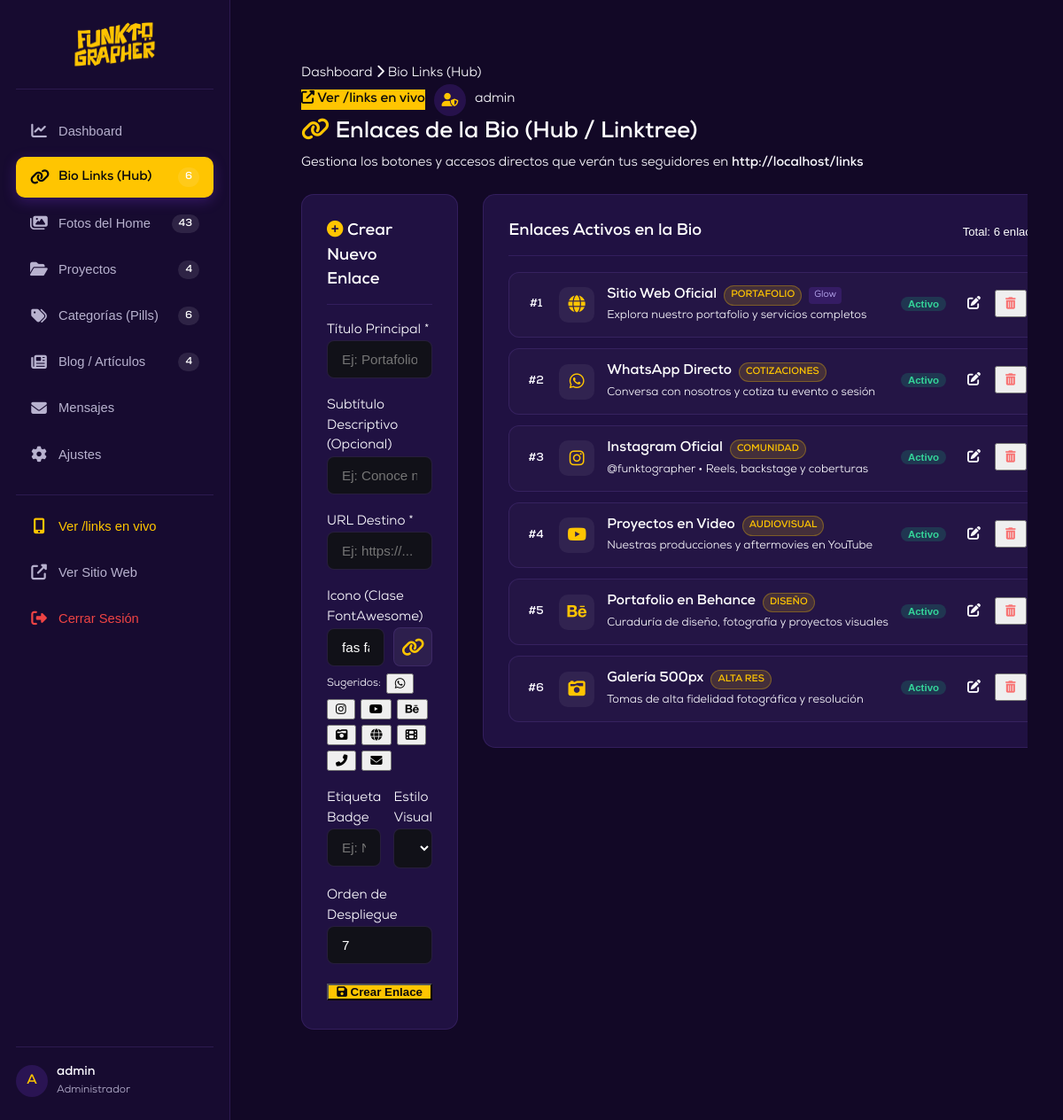
The page /admin/bio-links.php (signed in) on the database its author committed.
### tables this page shows
CREATE TABLE `bio_links` (
  `id` int NOT NULL AUTO_INCREMENT,
  `title` varchar(150) NOT NULL,
  `subtitle` varchar(255) DEFAULT NULL,
  `url` varchar(255) NOT NULL,
  `icon` varchar(50) DEFAULT 'fas fa-link',
  `badge` varchar(50) DEFAULT NULL,
  `style_type` enum('primary','gradient','outline','glow') DEFAULT 'primary',
  `display_order` int NOT NULL DEFAULT '0',
  `is_active` tinyint(1) NOT NULL DEFAULT '1',
  `created_at` datetime DEFAULT CURRENT_TIMESTAMP,
  PRIMARY KEY (`id`)
);

### admin/bio-links.php (the view, shortened to what this page needs)
<?php
require_once __DIR__ . '/header.php';
$stmt = $pdo->query("SELECT * FROM bio_links ORDER BY display_order ASC, id ASC");
$links = $stmt->fetchAll();
$editLink = null;
?>
<main class="adm-main">
  <div class="adm-topbar">
    <div class="adm-breadcrumbs">
      <a href="<?= BASE_URL ?>/admin/index">Dashboard</a>
      <i class="fas fa-chevron-right"></i>
      <span>Bio Links (Hub)</span>
    </div>
    <div class="adm-user-info">
      <a href="<?= BASE_URL ?>/links" target="_blank" class="btn btn-primary btn-sm" style="background: var(--adm-primary); color: #09090c; font-weight: 700;">
        <i class="fas fa-external-link-alt"></i> Ver /links en vivo
      </a>
      <div class="adm-avatar">
        <i class="fas fa-user-shield"></i>
      </div>
      <span><?= htmlspecialchars($_SESSION['admin_username'] ?? 'Admin') ?></span>
    </div>
  </div>
  <div class="adm-content">
    <div style="display: flex; justify-content: space-between; align-items: center; margin-bottom: 24px; flex-wrap: wrap; gap: 14px;">
      <div>
        <h1 style="font-size: 1.6rem; color: #fff; margin-bottom: 4px;">
          <i class="fas fa-link" style="color: var(--adm-primary);"></i> Enlaces de la Bio (Hub / Linktree)
        </h1>
        <p style="color: var(--adm-text-muted); font-size: 0.92rem;">
          Gestiona los botones y accesos directos que verán tus seguidores en <strong><?= BASE_URL ?>/links</strong>
        </p>
      </div>
    </div>
    <div style="display: grid; grid-template-columns: 1fr 1.8fr; gap: 28px; align-items: flex-start;">
      <div class="adm-card">
        <h3 style="font-size: 1.15rem; color: #fff; margin-bottom: 18px; padding-bottom: 12px; border-bottom: 1px solid var(--adm-border);">
          <i class="fas <?= $editLink ? 'fa-pen' : 'fa-plus-circle' ?>" style="color: var(--adm-primary);"></i>
          <?= $editLink ? 'Editar Enlace #' . $editLink['id'] : 'Crear Nuevo Enlace' ?>
        </h3>
        <form method="POST" action="<?= BASE_URL ?>/admin/bio-links">
          <div class="adm-form-group">
            <label class="adm-label">Título Principal *</label>
            <input type="text" name="title" class="adm-input" required
                   placeholder="Ej: Portafolio Audiovisual"
                   value="<?= htmlspecialchars($editLink['title'] ?? '') ?>">
          </div>
          <div class="adm-form-group">
            <label class="adm-label">Subtítulo Descriptivo (Opcional)</label>
            <input type="text" name="subtitle" class="adm-input"
                   placeholder="Ej: Conoce nuestras coberturas más recientes"
                   value="<?= htmlspecialchars($editLink['subtitle'] ?? '') ?>">
          </div>
          <div class="adm-form-group">
            <label class="adm-label">URL Destino *</label>
            <input type="text" name="url" class="adm-input" required
                   placeholder="Ej: https://... o /proyectos"
                   value="<?= htmlspecialchars($editLink['url'] ?? '') ?>">
          </div>
          <div class="adm-form-group">
            <label class="adm-label">Icono (Clase FontAwesome)</label>
            <div style="display: flex; gap: 10px; align-items: center;">
              <input type="text" name="icon" id="iconInput" class="adm-input"
                     placeholder="Ej: fab fa-whatsapp"
                     value="<?= htmlspecialchars($editLink['icon'] ?? 'fas fa-link') ?>">
              <div id="iconPreview" style="width: 44px; height: 44px; background: rgba(255,255,255,0.06); border: 1px solid var(--adm-border); border-radius: 8px; display: flex; align-items: center; justify-content: center; font-size: 1.3rem; color: var(--adm-primary); flex-shrink: 0;">
                <i class="<?= htmlspecialchars($editLink['icon'] ?? 'fas fa-link') ?>"></i>
              </div>
            </div>
            <div style="margin-top: 8px; display: flex; gap: 6px; flex-wrap: wrap;">
              <span style="font-size: 0.75rem; color: var(--adm-text-muted); align-self: center;">Sugeridos:</span>
              <button type="button" class="btn btn-outline btn-sm icon-pick-btn" data-icon="fab fa-whatsapp" style="padding: 2px 8px;"><i class="fab fa-whatsapp"></i></button>
              <button type="button" class="btn btn-outline btn-sm icon-pick-btn" data-icon="fab fa-instagram" style="padding: 2px 8px;"><i class="fab fa-instagram"></i></button>
              <button type="button" class="btn btn-outline btn-sm icon-pick-btn" data-icon="fab fa-youtube" style="padding: 2px 8px;"><i class="fab fa-youtube"></i></button>
              <button type="button" class="btn btn-outline btn-sm icon-pick-btn" data-icon="fab fa-behance" style="padding: 2px 8px;"><i class="fab fa-behance"></i></button>
              <button type="button" class="btn btn-outline btn-sm icon-pick-btn" data-icon="fas fa-camera-retro" style="padding: 2px 8px;"><i class="fas fa-camera-retro"></i></button>
              <button type="button" class="btn btn-outline btn-sm icon-pick-btn" data-icon="fas fa-globe" style="padding: 2px 8px;"><i class="fas fa-globe"></i></button>
              <button type="button" class="btn btn-outline btn-sm icon-pick-btn" data-icon="fas fa-film" style="padding: 2px 8px;"><i class="fas fa-film"></i></button>
              <button type="button" class="btn btn-outline btn-sm icon-pick-btn" data-icon="fas fa-phone-alt" style="padding: 2px 8px;"><i class="fas fa-phone-alt"></i></button>
              <button type="button" class="btn btn-outline btn-sm icon-pick-btn" data-icon="fas fa-envelope" style="padding: 2px 8px;"><i class="fas fa-envelope"></i></button>
            </div>
          </div>
          <div style="display: grid; grid-template-columns: 1fr 1fr; gap: 14px;">
            <div class="adm-form-group">
              <label class="adm-label">Etiqueta Badge</label>
              <input type="text" name="badge" class="adm-input"
                     placeholder="Ej: Nuevo, Cotizar..."
                     value="<?= htmlspecialchars($editLink['badge'] ?? '') ?>">
            </div>
            <div class="adm-form-group">
              <label class="adm-label">Estilo Visual</label>
              <select name="style_type" class="adm-input">
                <option value="primary" <?= ($editLink['style_type'] ?? '') === 'primary' ? 'selected' : '' ?>>Dorado Primario</option>
              </select>
            </div>
          </div>
          <div class="adm-form-group">
            <label class="adm-label">Orden de Despliegue</label>
            <input type="number" name="display_order" class="adm-input"
                   value="<?= intval($editLink['display_order'] ?? count($links) + 1) ?>">
          </div>
          <div style="margin-top: 22px;">
            <button type="submit" class="btn btn-primary" style="width: 100%; justify-content: center; background: var(--adm-primary); color: #09090c; font-weight: 700;">
              <i class="fas fa-save"></i> <?= $editLink ? 'Guardar Cambios' : 'Crear Enlace' ?>
            </button>
          </div>
        </form>
      </div>
      <div class="adm-card">
        <h3 style="font-size: 1.15rem; color: #fff; margin-bottom: 18px; padding-bottom: 12px; border-bottom: 1px solid var(--adm-border); display: flex; justify-content: space-between; align-items: center;">
          <span>Enlaces Activos en la Bio</span>
          <span style="font-size: 0.82rem; color: var(--adm-text-muted); font-weight: 500;">
            Total: <?= count($links) ?> enlaces
          </span>
        </h3>
        <?php if (empty($links)): ?>
          <p style="color: var(--adm-text-muted); text-align: center; padding: 40px 0;">
            No hay enlaces registrados actualmente.
          </p>
        <?php else: ?>
          <div style="display: flex; flex-direction: column; gap: 12px;">
            <?php foreach ($links as $l): ?>
              <div style="display: flex; align-items: center; gap: 14px; padding: 14px 18px; background: rgba(255,255,255,0.02); border: 1px solid var(--adm-border); border-radius: 12px; transition: all 0.2s ease;">
                <div style="font-size: 0.8rem; font-weight: 700; color: var(--adm-text-muted); width: 24px; text-align: center;">
                  #<?= $l['display_order'] ?>
                </div>
                <div style="width: 40px; height: 40px; border-radius: 10px; background: rgba(255,255,255,0.06); display: flex; align-items: center; justify-content: center; font-size: 1.2rem; color: var(--adm-primary); flex-shrink: 0;">
                  <i class="<?= htmlspecialchars($l['icon'] ?: 'fas fa-link') ?>"></i>
                </div>
                <div style="flex-grow: 1; min-width: 0;">
                  <div style="display: flex; align-items: center; gap: 8px; margin-bottom: 2px;">
                    <strong style="color: #fff; font-size: 0.98rem;"><?= htmlspecialchars($l['title']) ?></strong>
                    <?php if (!empty($l['badge'])): ?>
                      <span style="font-size: 0.68rem; font-weight: 700; text-transform: uppercase; background: rgba(255, 197, 1, 0.15); color: var(--adm-primary); padding: 2px 7px; border-radius: 100px; border: 1px solid rgba(255, 197, 1, 0.3);">
                        <?= htmlspecialchars($l['badge']) ?>
                      </span>
                    <?php endif; ?>
                    <?php if ($l['style_type'] === 'glow'): ?>
                      <span style="font-size: 0.65rem; background: rgba(121, 56, 226, 0.2); color: #c4b5fd; padding: 2px 6px; border-radius: 4px;">Glow</span>
                    <?php endif; ?>
                  </div>
                  <div style="font-size: 0.8rem; color: var(--adm-text-muted); white-space: nowrap; overflow: hidden; text-overflow: ellipsis;">
                    <?= htmlspecialchars($l['subtitle'] ?: $l['url']) ?>
                  </div>
                </div>
                <div>
                  <form method="POST" action="<?= BASE_URL ?>/admin/bio-links" style="margin: 0;">
                    <button type="submit" class="adm-badge" style="cursor: pointer; border: none; background: <?= $l['is_active'] ? 'rgba(16, 185, 129, 0.2)' : 'rgba(239, 68, 68, 0.2)' ?>; color: <?= $l['is_active'] ? '#34d399' : '#f87171' ?>;">
                      <?= $l['is_active'] ? 'Activo' : 'Oculto' ?>
                    </button>
                  </form>
                </div>
                <div style="display: flex; gap: 6px;">
                  <a href="<?= BASE_URL ?>/admin/bio-links?edit=<?= $l['id'] ?>" class="btn btn-outline btn-sm" title="Editar enlace" style="padding: 6px 10px;">
                    <i class="fas fa-edit"></i>
                  </a>
                  <form method="POST" action="<?= BASE_URL ?>/admin/bio-links" style="margin: 0;" onsubmit="return confirm('¿Eliminar permanentemente este enlace?');">
                    <button type="submit" class="btn btn-outline btn-sm" title="Eliminar enlace" style="padding: 6px 10px; color: #f87171;">
                      <i class="fas fa-trash-alt"></i>
                    </button>
                  </form>
                </div>
              </div>
            <?php endforeach; ?>
          </div>
        <?php endif; ?>
      </div>
    </div>
  </div>
</main>
<?php require_once __DIR__ . '/footer.php'; ?>

### assets/css/admin.css (style rules this page uses)
:root { --adm-bg: #120826; --adm-sidebar: #170b30; --adm-card: #201142; --adm-border: rgba(120, 80, 185, 0.22); --adm-primary: #ffc501; --adm-primary-hover: #e5b000; --adm-accent: #4f2da3; --adm-accent-hover: #6339cc; --adm-orange: #fb5b23; --adm-success: #10b981; --adm-danger: #ef4444; --adm-warning: #f59e0b; --adm-text: #fbfaff; --adm-muted: #b8b2cf; --adm-font-title: 'Fifties Movies', cursive, sans-serif; --adm-font-subtitle: 'Dechorian', sans-serif; --adm-font-body: 'Nexa', 'Codec Warm', 'DM Sans', sans-serif; }
*, *::before, *::after { box-sizing: border-box; margin: 0; padding: 0; }
body { background: var(--adm-bg); color: var(--adm-text); font-family: var(--adm-font-body); font-size: 15px; line-height: 1.5; }
a { color: inherit; text-decoration: none; }
.adm-badge { margin-left: auto; background: var(--adm-primary); color: #fff; font-size: 0.72rem; font-weight: 700; padding: 2px 8px; border-radius: 999px; }
.adm-user-info { display: flex; align-items: center; gap: 10px; }
.adm-avatar { width: 36px; height: 36px; border-radius: 50%; background: rgba(121, 56, 226, 0.2); color: var(--adm-primary); display: flex; align-items: center; justify-content: center; font-weight: 700; }
.adm-main { flex-grow: 1; padding: 36px 40px; overflow-y: auto; }
.adm-card { background: var(--adm-card); border: 1px solid var(--adm-border); border-radius: 14px; padding: 28px; margin-bottom: 30px; }
.adm-form-group { margin-bottom: 20px; }
.adm-input, .adm-select, .adm-textarea { width: 100%; background: #111118; border: 1px solid var(--adm-border); border-radius: 8px; padding: 12px 16px; font-size: 0.95rem; color: #fff; transition: all 0.2s ease; }

### rows shown on the page
bio_links: display_order "1", title "Sitio Web Oficial", badge "PORTAFOLIO", style_type "Glow", subtitle "Explora nuestro portafolio y servicios completos", is_active "Activo"
bio_links: display_order "2", title "WhatsApp Directo", badge "COTIZACIONES", subtitle "Conversa con nosotros y cotiza tu evento o sesión", is_active "Activo"
bio_links: display_order "3", title "Instagram Oficial", badge "COMUNIDAD", subtitle "@funktographer • Reels, backstage y coberturas", is_active "Activo"
bio_links: display_order "4", title "Proyectos en Video", badge "AUDIOVISUAL", subtitle "Nuestras producciones y aftermovies en YouTube", is_active "Activo"
bio_links: display_order "5", title "Portafolio en Behance", badge "DISEÑO", subtitle "Curaduría de diseño, fotografía y proyectos visuales", is_active "Activo"
bio_links: display_order "6", title "Galería 500px", badge "ALTA RES", subtitle "Tomas de alta fidelidad fotográfica y resolución", is_active "Activo"

### other values the page prints
$totalBioLinks "6"
$totalHomeImgs "43"
$totalProjects "4"
$totalCategories "6"
$totalPosts "4"
substr($_SESSION['admin_username'] ?? 'A', 0, 1) "A"
$_SESSION['admin_username'] "admin"
BASE_URL "http://localhost"
count($links) "6"
